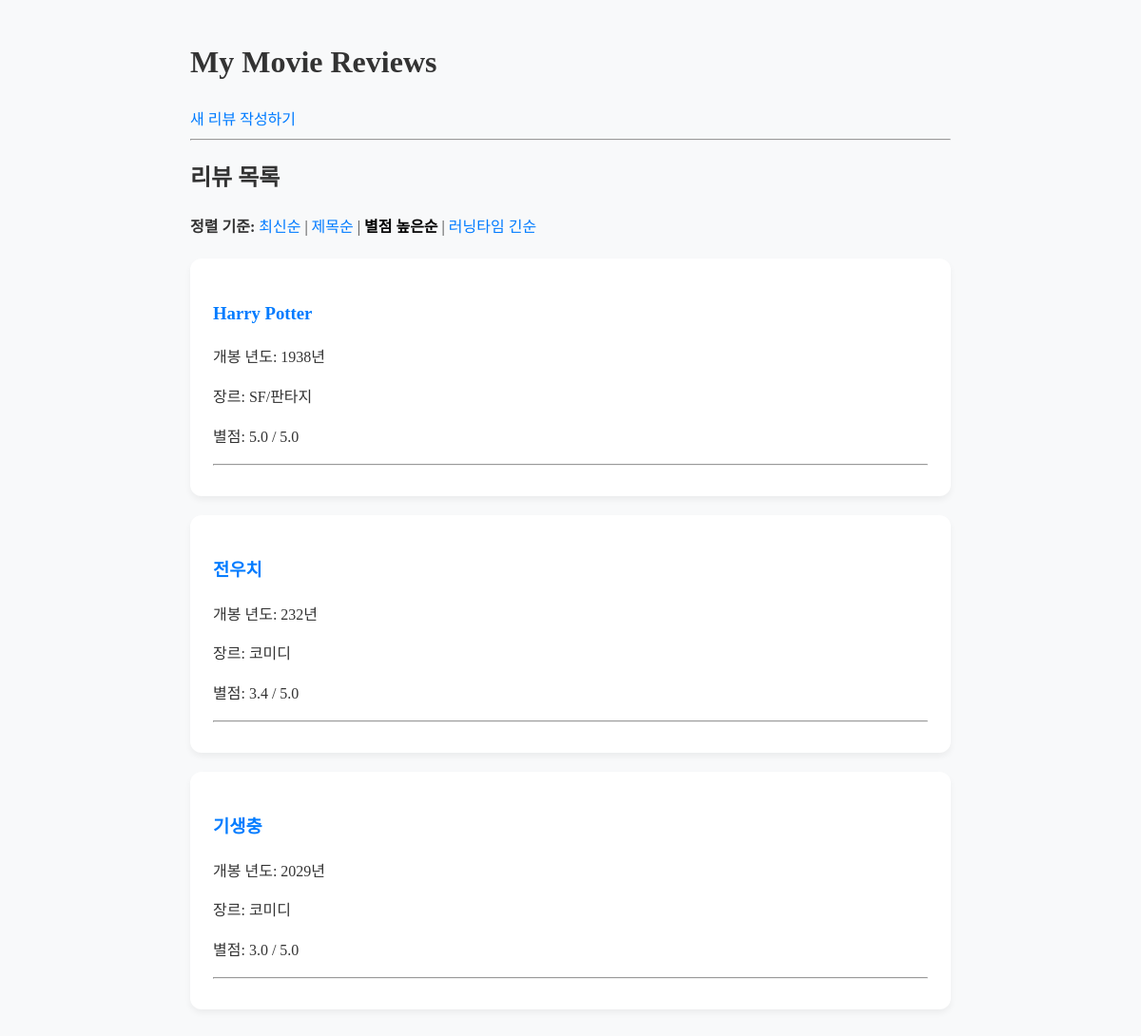
Page /?sort=star on the committed database.
### reviews/models.py (models this page shows, shortened)
class MovieReview(models.Model):
    title = models.CharField(max_length=100)
    opening_year = models.IntegerField()
    director = models.CharField(max_length=50)
    actor = models.CharField(max_length=100)
    GENRE_CHOICES = [
        ('action', '액션'),
        ('romance', '로맨스/멜로'),
        ('comedy', '코미디'),
        ('thriller', '스릴러/공포'),
        ('sf', 'SF/판타지'),
        ('drama', '드라마'),
        ('animation', '애니메이션'),
    ]
    genre = models.CharField(max_length=50, choices=GENRE_CHOICES, default='action')
    star_rating = models.FloatField()
    running_time = models.IntegerField()
    content = models.TextField()
    created_at = models.DateTimeField(auto_now_add=True)
    updated_at = models.DateTimeField(auto_now=True)

### reviews/views.py (the view)
# urls.py: path('', views.review_list, name='review_list'),
def review_list(request):
    sort_by = request.GET.get('sort', 'created_at')
    if sort_by == 'title': #제목 오름차순
        reviews = MovieReview.objects.all().order_by('title')
    elif sort_by == 'star': #별점 내림차순
        reviews = MovieReview.objects.all().order_by('-star_rating')
    elif sort_by == 'time': #시간 내림차순
        reviews = MovieReview.objects.all().order_by('-running_time')
    else: #작성일 최신순
        reviews = MovieReview.objects.all().order_by('-created_at')
    return render(request, 'review_list.html', {'reviews': reviews, 'current_sort': sort_by})

### reviews/templates/review_list.html (shortened to what this page needs)
{% load static %}
<!DOCTYPE html>
<html lang="ko">
<head>
    <link rel="stylesheet" href="{% static 'style.css' %}">
</head>
<body>
    <h1>My Movie Reviews</h1>
    <a href="{% url 'review_create' %}">새 리뷰 작성하기</a>
    <hr>
    <h2>리뷰 목록</h2>
    <div class="sorting-links" style="margin-bottom: 20px;">
        <strong>정렬 기준:</strong>
        <a href="?sort=created_at" {% if current_sort == 'created_at' %}style="font-weight: bold; color: black;"{% endif %}>최신순</a> |
        <a href="?sort=title" {% if current_sort == 'title' %}style="font-weight: bold; color: black;"{% endif %}>제목순</a> |
        <a href="?sort=star" {% if current_sort == 'star' %}style="font-weight: bold; color: black;"{% endif %}>별점 높은순</a> |
        <a href="?sort=time" {% if current_sort == 'time' %}style="font-weight: bold; color: black;"{% endif %}>러닝타임 긴순</a>
    </div>
    {% if reviews %}
        <ul>
            {% for review in reviews %}
                <li>
                    <h3>
                        <a href="{% url 'review_detail' review.pk %}">{{ review.title }}</a>
                    </h3>
                    <p>개봉 년도: {{ review.opening_year }}년</p>
                    <p>장르: {{ review.get_genre_display }}</p>
                    <p>별점: {{ review.star_rating }} / 5.0</p>
                    <hr>
                </li>
            {% endfor %}
        </ul>
    {% else %}
        <p>아직 작성된 영화 리뷰가 없습니다. 첫 리뷰를 작성해 보세요!</p>
    {% endif %}
</body>
</html>

### reviews/static/style.css (style rules this page uses)
body { line-height: 1.6; color: #333; max-width: 800px; margin: 40px auto; padding: 0 20px; background-color: #f8f9fa; }
a { color: #007bff; text-decoration: none; transition: color 0.2s ease; }
ul { list-style: none; padding: 0; }
li { background: white; padding: 24px; border-radius: 12px; margin-bottom: 20px; box-shadow: 0 4px 6px rgba(0,0,0,0.05); }

### rows in the picture
MovieReview: title "Harry Potter", opening_year "1938", genre "SF/판타지", star_rating "5.0"
MovieReview: title "전우치", opening_year "232", genre "코미디", star_rating "3.4"
MovieReview: title "기생충", opening_year "2029", genre "코미디", star_rating "3.0"
